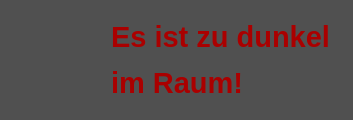
<?xml version="1.0" encoding="UTF-8"?>
<ui version="4.0">
 <class>WarnungWidget</class>
 <widget class="QWidget" name="WarnungWidget">
  <property name="geometry">
   <rect>
    <x>0</x>
    <y>0</y>
    <width>353</width>
    <height>120</height>
   </rect>
  </property>
  <property name="sizePolicy">
   <sizepolicy hsizetype="Minimum" vsizetype="Minimum">
    <horstretch>0</horstretch>
    <verstretch>0</verstretch>
   </sizepolicy>
  </property>
  <property name="windowTitle">
   <string>Warnung</string>
  </property>
  <property name="windowIcon">
   <iconset>
    <normaloff>grafiken/LautstärkeIcon.png</normaloff>grafiken/LautstärkeIcon.png</iconset>
  </property>
  <property name="windowOpacity">
   <double>1.000000000000000</double>
  </property>
  <property name="styleSheet">
   <string notr="true">background-color: rgb(80, 80, 80);</string>
  </property>
  <layout class="QHBoxLayout" name="horizontalLayout_2">
   <item>
    <layout class="QHBoxLayout" name="horizontalLayout">
     <property name="spacing">
      <number>0</number>
     </property>
     <item>
      <widget class="QLabel" name="label_3">
       <property name="maximumSize">
        <size>
         <width>100</width>
         <height>100</height>
        </size>
       </property>
       <property name="text">
        <string/>
       </property>
       <property name="pixmap">
        <pixmap>grafiken/LautstärkeIcon.png</pixmap>
       </property>
       <property name="scaledContents">
        <bool>true</bool>
       </property>
      </widget>
     </item>
     <item>
      <widget class="QLabel" name="textLabel">
       <property name="mouseTracking">
        <bool>true</bool>
       </property>
       <property name="text">
        <string>&lt;html&gt;&lt;head/&gt;&lt;body&gt;&lt;p&gt;&lt;span style=&quot; font-size:22pt; font-weight:600; color:#aa0000;&quot;&gt;Es ist zu dunkel&lt;/span&gt;&lt;/p&gt;&lt;p&gt;&lt;span style=&quot; font-size:22pt; font-weight:600; color:#aa0000;&quot;&gt;im Raum!&lt;/span&gt;&lt;/p&gt;&lt;/body&gt;&lt;/html&gt;</string>
       </property>
      </widget>
     </item>
    </layout>
   </item>
  </layout>
 </widget>
 <resources/>
 <connections/>
</ui>
